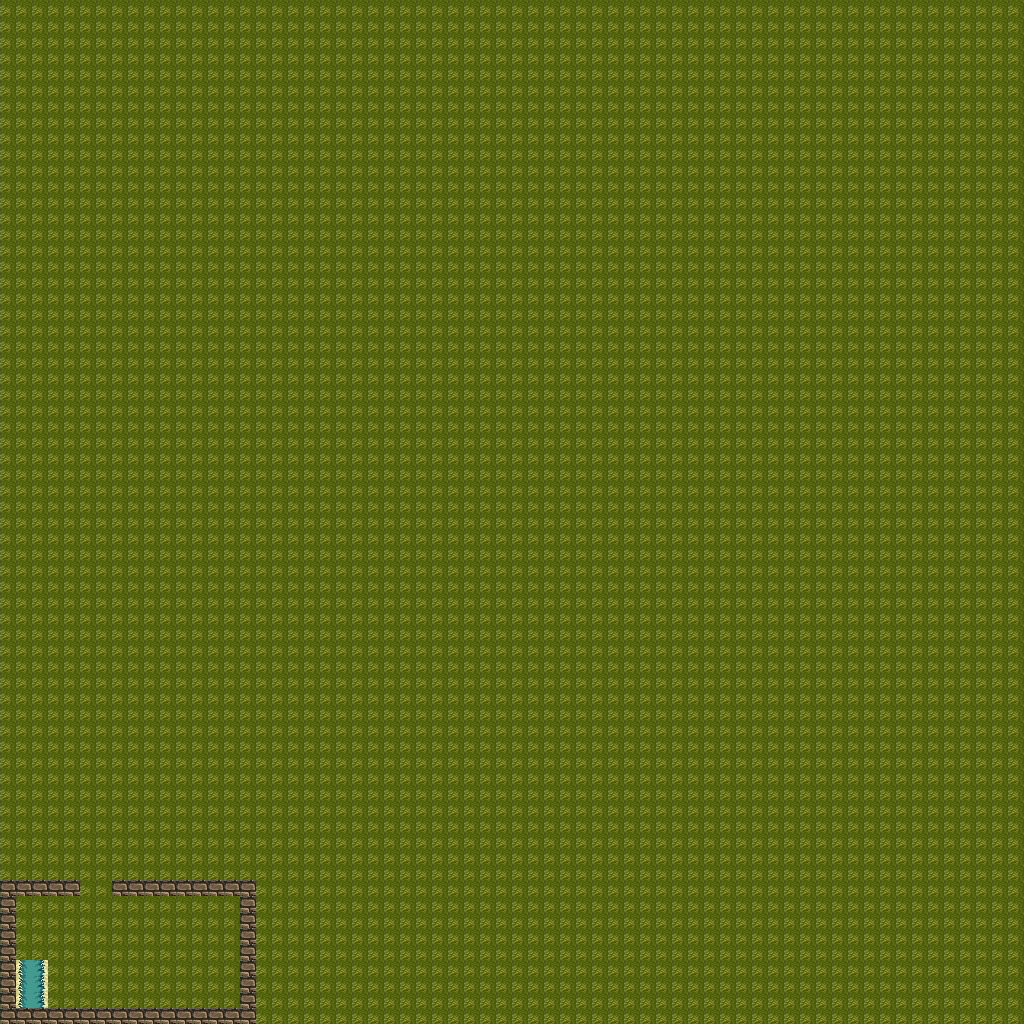

The image is a tile-based game level rendered from a .tmx file. Its description and source (layers, tilesets, objects; grid data summarised) follow:
An orthogonal 64x64 tile map with 16x16 px tiles, 3 tile layers (background, second layer, third layer), 2 tilesets and 7 objects.

<map version="1.8" tiledversion="1.8.4" orientation="orthogonal" renderorder="right-down" width="64" height="64" tilewidth="16" tileheight="16" infinite="0" nextlayerid="13" nextobjectid="47">
 <tileset firstgid="1" source="lab3.tsx" />
 <tileset firstgid="3601" source="lab.tsx" />
 <layer id="1" name="background" width="64" height="64">
  <data>[4096 cells, 4096 non-empty, 1 distinct tile ids]</data>
 </layer>
 <layer id="2" name="second layer" width="64" height="64">
  <data>[4096 cells, 44 non-empty, 1 distinct tile ids]</data>
 </layer>
 <layer id="8" name="third layer" width="64" height="64">
  <data>[4096 cells, 6 non-empty, 2 distinct tile ids]</data>
 </layer>
 <objectgroup color="#ff0000" id="9" name="collision">
  <object id="32" x="79.0947" y="896.669">
   <polyline points="0,0 -63.0932,-0.668639 -64.0947,111.328 160.571,112.331 161.572,-0.668639 33.3826,-0.668639" />
  </object>
  <object id="35" x="16.3333" y="959.667" width="31" height="48" />
  <object id="40" x="79.3333" y="881.333">
   <polyline points="0,13 0,0 -79.3333,-1 -79,143.333 176.333,142.667 177,-1.33333 32.6667,-1 32.6667,13.3333 33,12.6667" />
  </object>
  <object id="44" x="0.666667" y="880.667">
   <polyline points="0,0 -1,-190" />
  </object>
 </objectgroup>
 <objectgroup id="12" name="gameObjects">
  <object id="45" gid="528" x="63" y="927.333" width="16" height="16" />
  <object id="46" gid="528" x="190.333" y="991.667" width="16" height="16">
   <properties>
    <property name="down" value="true" />
   </properties>
  </object>
 </objectgroup>
 <objectgroup id="11" name="playerStartLocation">
  <object id="39" x="122.667" y="961.667">
   <point />
  </object>
 </objectgroup>
</map>
